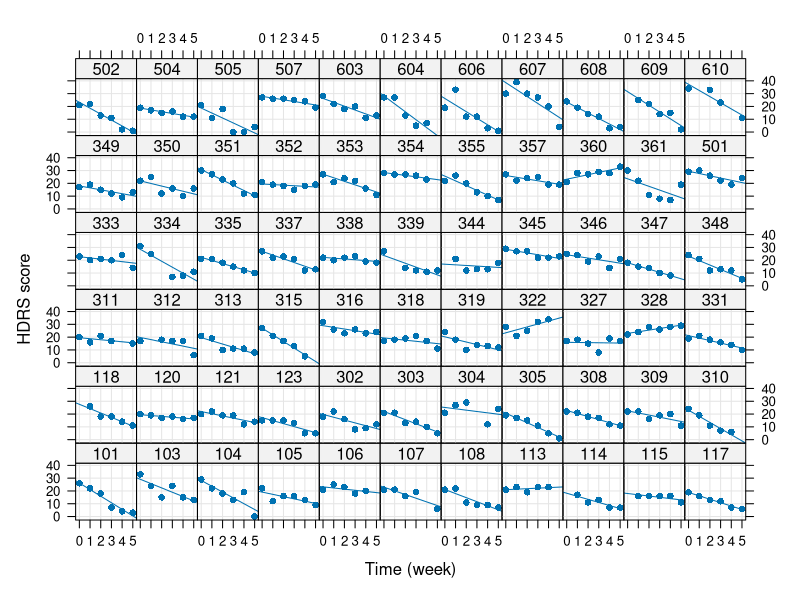
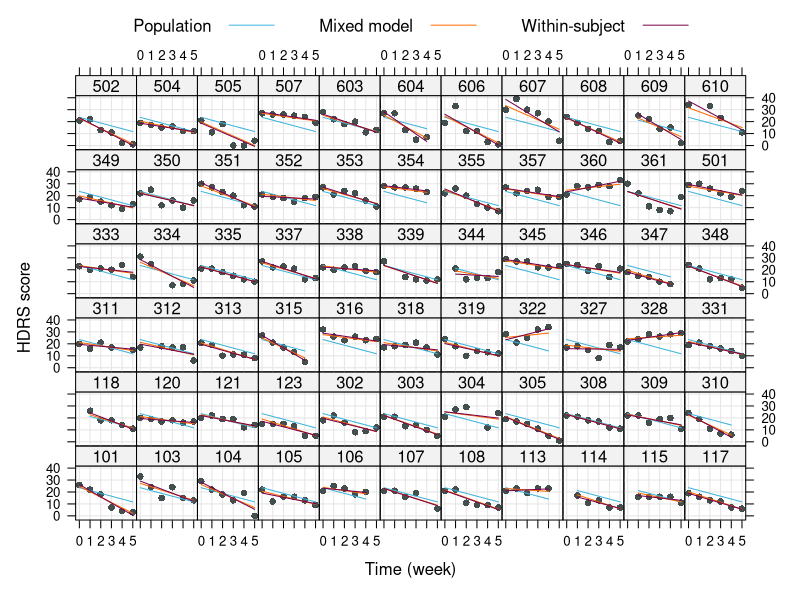
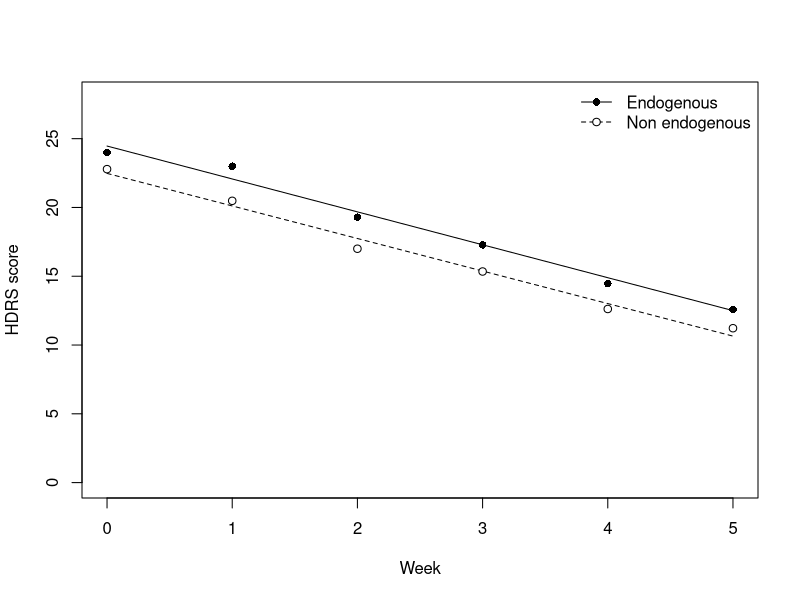

R code for these plots, in order:
#' ---
#' title: "Power for mixed-effects models"
#' author: ""
#' date: "Last modified: 2025-03-03"
#' bibliography: ../lit.bib
#' ---

library(lattice)
library(lme4)

#' # Reanalysis

#' ## Application context: Depression and type of diagnosis
#'
#' - @ReisbyGram77 studied the effect of Imipramin on 66 inpatients
#'   treated for depression
#' - Depression was measured with the Hamilton depression rating scale
#' - Patients were classified into endogenous and non-endogenous depressed
#' - Depression was measured weekly for 6 time points
#'
#' Data: [reisby.txt](../data/reisby.txt)

dat      <- read.table("../data/reisby.txt", header = TRUE)
dat$id   <- factor(dat$id)
dat$diag <- factor(dat$diag, levels = c("nonen", "endog"))
dat      <- na.omit(dat)     # drop missing values
head(dat, n = 13)

xyplot(hamd ~ week | id, data = dat, type=c("g", "r", "p"),
  pch = 16, layout = c(11, 6), ylab = "HDRS score", xlab = "Time (week)")


#' ## Random-intercept model
#'
#' $$
#' \begin{aligned}
#' Y_{ij} &= \beta_0 + \beta_1 \, \mathtt{week}_{ij}
#'         + \upsilon_{0i}
#'         + \varepsilon_{ij} \\
#' \upsilon_{0i} &\sim N(0, \sigma^2_{\upsilon_0}) \text{ i.i.d.} \\
#' \mathbf{\varepsilon}_i &\sim N(0, \, \sigma^2)  \text{ i.i.d.} \\
#' i &= 1, \ldots, I, \quad j = 1, \ldots n_i
#' \end{aligned}
#' $$

m1 <- lmer(hamd ~ week + (1 | id), data = dat, REML = FALSE)
summary(m1)

#' ## Random-slope model
#'
#' $$
#' \begin{aligned}
#' Y_{ij} &= \beta_0 + \beta_1 \, \mathtt{week}_{ij}
#'         + \upsilon_{0i} + \upsilon_{1i}\, \mathtt{week}_{ij}
#'         + \varepsilon_{ij} \\
#' \begin{pmatrix} \upsilon_{0i}\\ \upsilon_{1i} \end{pmatrix} &\sim
#'    N \left(\begin{pmatrix} 0\\ 0 \end{pmatrix}, \,
#'            \mathbf{\Sigma}_\upsilon =
#' \begin{pmatrix}
#'           \sigma^2_{\upsilon_0} & \sigma_{\upsilon_0 \upsilon_1} \\
#'           \sigma_{\upsilon_0 \upsilon_1} & \sigma^2_{\upsilon_1} \\
#' \end{pmatrix} \right)
#'       \text{ i.i.d.} \\
#' \mathbf{\varepsilon}_i &\sim N(\mathbf{0}, \, \sigma^2 \mathbf{I}_{n_i})
#'       \text{ i.i.d.} \\
#' i &= 1, \ldots, I, \quad j = 1, \ldots n_i
#' \end{aligned}
#' $$

m2 <- lmer(hamd ~ week + (week | id), data = dat, REML = FALSE)
summary(m2)

#' ## Partial pooling

#+ fig.height = 10, fig.width = 6.5, fig.aling = "center"
indiv <- unlist(
  sapply(unique(dat$id),
         function(i) predict(lm(hamd ~ week, dat[dat$id == i, ])))
)

xyplot(hamd + predict(m2, re.form = ~ 0) + predict(m2) + indiv ~ week | id,
  data = dat, type = c("p", "l", "l", "l"), pch = 16, grid = TRUE,
  distribute.type = TRUE, layout = c(11, 6), ylab = "HDRS score",
  xlab = "Time (week)",
  # customize colors
  col = c("#434F4F", "#3CB4DC", "#FF6900", "#78004B"),
  # add legend
  key = list(space = "top", columns = 3,
             text = list(c("Population", "Mixed model", "Within-subject")),
             lines = list(col = c("#3CB4DC", "#FF6900", "#78004B")))
  )

#' ## By-group random-slope model

m3 <- lmer(hamd ~ week + diag + (week | id), data = dat, REML = FALSE)
m4 <- lmer(hamd ~ week * diag + (week | id), data = dat, REML = FALSE)
anova(m3, m4)

#' ## Means and predicted HDRS score by group

dat2 <- aggregate(hamd ~ week + diag, dat, mean)
dat2$m4 <- predict(m4, newdata = dat2, re.form = ~ 0)

plot(m4 ~ week, dat2[dat2$diag == "endog", ], type = "l",
     ylim=c(0, 28), xlab="Week", ylab = "HDRS score")
lines(m4 ~ week, dat2[dat2$diag == "nonen", ], lty = 2)
points(hamd ~ week, dat2[dat2$diag == "endog", ], pch = 16)
points(hamd ~ week, dat2[dat2$diag == "nonen", ], pch = 21, bg = "white")
legend("topright", c("Endogenous", "Non endogenous"),
       lty = 1:2, pch = c(16, 21), pt.bg = "white", bty = "n")

#' ## Gory details

fixef(m4)
getME(m4, "theta")
t(chol(VarCorr(m4)$id))[lower.tri(diag(2), diag = TRUE)] / sigma(m4)

#' # Power simulation

#' ## Setup

## Study design and sample sizes
n_week <- 6
n_subj <- 80
n <- n_week * n_subj
dat <- data.frame(
     id = rep(seq_len(n_subj), each = n_week),
   week = rep(0:(n_week - 1), times = n_subj),
  treat = rep(0:1, each = n/2)
)

## Fixed effects and variance components
beta <- c("(Intercept)" = 23, week = -0.5, treat = 0, "week:treat" = -1)
s <- 3.5                # residual sd
r <- -0.3
t(chol(VarCorr(m4)$id))[lower.tri(diag(2), diag = TRUE)] / sigma(m3)
# su <- c(3.5, 1.5)
# Su <- r * su %o% su
# diag(Su) <- su^2        # covariance matrix of random effects

su1 <- 3.5
su2 <- 1.5
Su <- matrix(c(su1^2, r * su1 * su2, r * su1 * su2, su2^2), nrow = 2, ncol = 2)

Lt <- chol(Su) / s
pars <- list(theta = t(Lt)[lower.tri(Lt, TRUE)],
             beta = beta, sigma = s)
names(pars$theta) <- c("id.(Intercept)", "id.week.(Intercept)", "id.week")

#' ## Power

#+ cache = TRUE, warning = FALSE
pval <- replicate(200, {
  y <- simulate(~ week * treat + (week | id),
                newparams = pars, newdata = dat)$sim_1
  m1 <- lmer(y ~ week + treat + (week | id), data = dat, REML = FALSE)
  m2 <- lmer(y ~ week * treat + (week | id), data = dat, REML = FALSE)
  anova(m1, m2)$"Pr(>Chisq)"[2]
})
mean(pval < 0.05)

#' ## Parameter recovery

y <- simulate(~ week * treat + (week | id),
              newparams = pars, newdata = dat)$sim_1
m <- lmer(y ~ week * treat + (week | id), data = dat, REML = FALSE)
fixef(m)
VarCorr(m)

#' ### References

